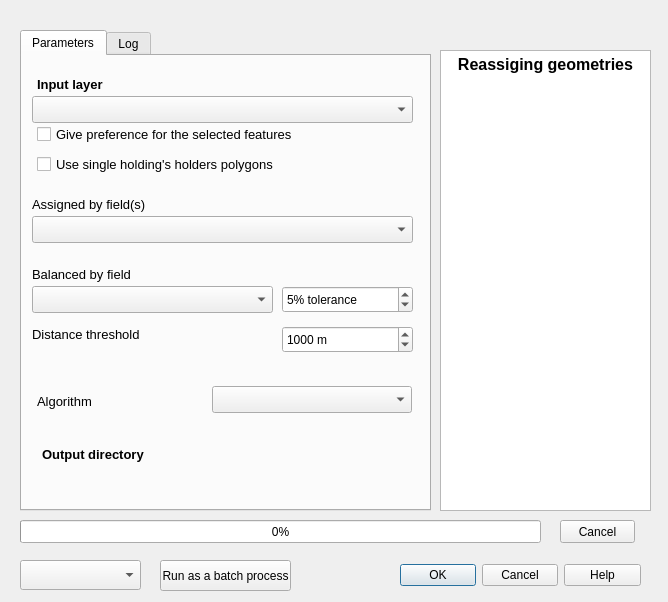
<?xml version="1.0" encoding="UTF-8"?>
<ui version="4.0">
 <class>vgleDialogBase</class>
 <widget class="QDialog" name="vgleDialogBase">
  <property name="geometry">
   <rect>
    <x>0</x>
    <y>0</y>
    <width>668</width>
    <height>602</height>
   </rect>
  </property>
  <property name="minimumSize">
   <size>
    <width>668</width>
    <height>602</height>
   </size>
  </property>
  <property name="windowTitle">
   <string>VGLE</string>
  </property>
  <property name="locale">
   <locale language="English" country="UnitedKingdom"/>
  </property>
  <widget class="QDialogButtonBox" name="button_box">
   <property name="geometry">
    <rect>
     <x>400</x>
     <y>560</y>
     <width>241</width>
     <height>31</height>
    </rect>
   </property>
   <property name="minimumSize">
    <size>
     <width>241</width>
     <height>31</height>
    </size>
   </property>
   <property name="locale">
    <locale language="English" country="UnitedKingdom"/>
   </property>
   <property name="orientation">
    <enum>Qt::Horizontal</enum>
   </property>
   <property name="standardButtons">
    <set>QDialogButtonBox::Cancel|QDialogButtonBox::Help|QDialogButtonBox::Ok</set>
   </property>
  </widget>
  <widget class="QProgressBar" name="progressBar">
   <property name="geometry">
    <rect>
     <x>20</x>
     <y>520</y>
     <width>521</width>
     <height>23</height>
    </rect>
   </property>
   <property name="minimumSize">
    <size>
     <width>521</width>
     <height>23</height>
    </size>
   </property>
   <property name="value">
    <number>0</number>
   </property>
  </widget>
  <widget class="QTextBrowser" name="textBrowser">
   <property name="geometry">
    <rect>
     <x>440</x>
     <y>50</y>
     <width>211</width>
     <height>461</height>
    </rect>
   </property>
   <property name="minimumSize">
    <size>
     <width>211</width>
     <height>461</height>
    </size>
   </property>
   <property name="font">
    <font>
     <weight>50</weight>
     <bold>false</bold>
    </font>
   </property>
   <property name="html">
    <string>&lt;!DOCTYPE HTML PUBLIC &quot;-//W3C//DTD HTML 4.0//EN&quot; &quot;http://www.w3.org/TR/REC-html40/strict.dtd&quot;&gt;
&lt;html&gt;&lt;head&gt;&lt;meta name=&quot;qrichtext&quot; content=&quot;1&quot; /&gt;&lt;style type=&quot;text/css&quot;&gt;
p, li { white-space: pre-wrap; }
&lt;/style&gt;&lt;/head&gt;&lt;body style=&quot; font-family:'MS Shell Dlg 2'; font-size:8.25pt; font-weight:400; font-style:normal;&quot;&gt;
&lt;p align=&quot;center&quot; style=&quot; margin-top:0px; margin-bottom:0px; margin-left:0px; margin-right:0px; -qt-block-indent:0; text-indent:0px;&quot;&gt;&lt;span style=&quot; font-size:12pt; font-weight:600;&quot;&gt;Reassiging geometries&lt;/span&gt;&lt;/p&gt;&lt;/body&gt;&lt;/html&gt;</string>
   </property>
  </widget>
  <widget class="QTabWidget" name="tabWidget">
   <property name="geometry">
    <rect>
     <x>20</x>
     <y>30</y>
     <width>411</width>
     <height>481</height>
    </rect>
   </property>
   <property name="minimumSize">
    <size>
     <width>411</width>
     <height>481</height>
    </size>
   </property>
   <property name="currentIndex">
    <number>0</number>
   </property>
   <widget class="QWidget" name="tab1">
    <property name="minimumSize">
     <size>
      <width>405</width>
      <height>455</height>
     </size>
    </property>
    <property name="acceptDrops">
     <bool>false</bool>
    </property>
    <attribute name="title">
     <string>Parameters</string>
    </attribute>
    <widget class="QgsFieldComboBox" name="mFieldComboBox_2">
     <property name="geometry">
      <rect>
       <x>10</x>
       <y>230</y>
       <width>241</width>
       <height>27</height>
      </rect>
     </property>
     <property name="minimumSize">
      <size>
       <width>241</width>
       <height>27</height>
      </size>
     </property>
     <property name="currentText">
      <string/>
     </property>
     <property name="filters">
      <set>QgsFieldProxyModel::Numeric</set>
     </property>
    </widget>
    <widget class="QLabel" name="label">
     <property name="geometry">
      <rect>
       <x>15</x>
       <y>20</y>
       <width>101</width>
       <height>16</height>
      </rect>
     </property>
     <property name="minimumSize">
      <size>
       <width>101</width>
       <height>16</height>
      </size>
     </property>
     <property name="font">
      <font>
       <pointsize>10</pointsize>
       <weight>75</weight>
       <bold>true</bold>
      </font>
     </property>
     <property name="text">
      <string>Input layer</string>
     </property>
    </widget>
    <widget class="QgsSpinBox" name="mQgsSpinBox">
     <property name="geometry">
      <rect>
       <x>260</x>
       <y>230</y>
       <width>131</width>
       <height>27</height>
      </rect>
     </property>
     <property name="minimumSize">
      <size>
       <width>131</width>
       <height>27</height>
      </size>
     </property>
     <property name="suffix">
      <string>% tolerance</string>
     </property>
     <property name="maximum">
      <number>100</number>
     </property>
     <property name="value">
      <number>5</number>
     </property>
    </widget>
    <widget class="QgsMapLayerComboBox" name="mMapLayerComboBox">
     <property name="geometry">
      <rect>
       <x>10</x>
       <y>40</y>
       <width>381</width>
       <height>27</height>
      </rect>
     </property>
     <property name="minimumSize">
      <size>
       <width>381</width>
       <height>27</height>
      </size>
     </property>
    </widget>
    <widget class="QLabel" name="label_2">
     <property name="geometry">
      <rect>
       <x>20</x>
       <y>390</y>
       <width>121</width>
       <height>16</height>
      </rect>
     </property>
     <property name="minimumSize">
      <size>
       <width>121</width>
       <height>16</height>
      </size>
     </property>
     <property name="font">
      <font>
       <pointsize>10</pointsize>
       <weight>75</weight>
       <bold>true</bold>
      </font>
     </property>
     <property name="text">
      <string>Output directory</string>
     </property>
    </widget>
    <widget class="QLabel" name="label_3">
     <property name="geometry">
      <rect>
       <x>10</x>
       <y>140</y>
       <width>151</width>
       <height>16</height>
      </rect>
     </property>
     <property name="minimumSize">
      <size>
       <width>151</width>
       <height>16</height>
      </size>
     </property>
     <property name="font">
      <font>
       <pointsize>10</pointsize>
       <weight>50</weight>
       <bold>false</bold>
      </font>
     </property>
     <property name="text">
      <string>Assigned by field(s)</string>
     </property>
    </widget>
    <widget class="QCheckBox" name="checkBox">
     <property name="geometry">
      <rect>
       <x>15</x>
       <y>70</y>
       <width>261</width>
       <height>17</height>
      </rect>
     </property>
     <property name="minimumSize">
      <size>
       <width>261</width>
       <height>17</height>
      </size>
     </property>
     <property name="font">
      <font>
       <pointsize>10</pointsize>
      </font>
     </property>
     <property name="text">
      <string>Give preference for the selected features</string>
     </property>
    </widget>
    <widget class="QgsFileWidget" name="mQgsFileWidget">
     <property name="geometry">
      <rect>
       <x>15</x>
       <y>410</y>
       <width>381</width>
       <height>27</height>
      </rect>
     </property>
     <property name="minimumSize">
      <size>
       <width>381</width>
       <height>27</height>
      </size>
     </property>
     <property name="storageMode">
      <enum>QgsFileWidget::GetDirectory</enum>
     </property>
     <property name="options">
      <set>QFileDialog::ShowDirsOnly</set>
     </property>
    </widget>
    <widget class="QLabel" name="label_4">
     <property name="geometry">
      <rect>
       <x>10</x>
       <y>210</y>
       <width>151</width>
       <height>16</height>
      </rect>
     </property>
     <property name="minimumSize">
      <size>
       <width>151</width>
       <height>16</height>
      </size>
     </property>
     <property name="font">
      <font>
       <pointsize>10</pointsize>
       <weight>50</weight>
       <bold>false</bold>
      </font>
     </property>
     <property name="text">
      <string>Balanced by field</string>
     </property>
    </widget>
    <widget class="QgsCheckableComboBox" name="mComboBox_2">
     <property name="geometry">
      <rect>
       <x>10</x>
       <y>160</y>
       <width>381</width>
       <height>27</height>
      </rect>
     </property>
     <property name="minimumSize">
      <size>
       <width>381</width>
       <height>27</height>
      </size>
     </property>
    </widget>
    <widget class="QLabel" name="label_5">
     <property name="geometry">
      <rect>
       <x>10</x>
       <y>270</y>
       <width>151</width>
       <height>16</height>
      </rect>
     </property>
     <property name="minimumSize">
      <size>
       <width>151</width>
       <height>16</height>
      </size>
     </property>
     <property name="font">
      <font>
       <pointsize>10</pointsize>
       <weight>50</weight>
       <bold>false</bold>
      </font>
     </property>
     <property name="text">
      <string>Distance threshold</string>
     </property>
    </widget>
    <widget class="QgsSpinBox" name="mQgsSpinBox_2">
     <property name="geometry">
      <rect>
       <x>260</x>
       <y>270</y>
       <width>131</width>
       <height>27</height>
      </rect>
     </property>
     <property name="minimumSize">
      <size>
       <width>131</width>
       <height>27</height>
      </size>
     </property>
     <property name="suffix">
      <string> m</string>
     </property>
     <property name="minimum">
      <number>100</number>
     </property>
     <property name="maximum">
      <number>100000</number>
     </property>
     <property name="singleStep">
      <number>1000</number>
     </property>
     <property name="value">
      <number>1000</number>
     </property>
    </widget>
    <widget class="QCheckBox" name="checkBox_2">
     <property name="geometry">
      <rect>
       <x>15</x>
       <y>100</y>
       <width>261</width>
       <height>17</height>
      </rect>
     </property>
     <property name="minimumSize">
      <size>
       <width>261</width>
       <height>17</height>
      </size>
     </property>
     <property name="font">
      <font>
       <pointsize>10</pointsize>
      </font>
     </property>
     <property name="text">
      <string>Use single holding's holders polygons</string>
     </property>
    </widget>
    <widget class="QLabel" name="label_6">
     <property name="geometry">
      <rect>
       <x>15</x>
       <y>337</y>
       <width>151</width>
       <height>16</height>
      </rect>
     </property>
     <property name="minimumSize">
      <size>
       <width>151</width>
       <height>16</height>
      </size>
     </property>
     <property name="font">
      <font>
       <pointsize>10</pointsize>
       <weight>50</weight>
       <bold>false</bold>
      </font>
     </property>
     <property name="text">
      <string>Algorithm</string>
     </property>
    </widget>
    <widget class="QgsCheckableComboBox" name="mComboBox_3">
     <property name="geometry">
      <rect>
       <x>190</x>
       <y>330</y>
       <width>200</width>
       <height>27</height>
      </rect>
     </property>
     <property name="minimumSize">
      <size>
       <width>200</width>
       <height>27</height>
      </size>
     </property>
    </widget>
   </widget>
   <widget class="QWidget" name="tab_2">
    <property name="minimumSize">
     <size>
      <width>405</width>
      <height>455</height>
     </size>
    </property>
    <attribute name="title">
     <string>Log</string>
    </attribute>
    <widget class="QTextBrowser" name="textBrowser_2">
     <property name="geometry">
      <rect>
       <x>10</x>
       <y>10</y>
       <width>381</width>
       <height>311</height>
      </rect>
     </property>
     <property name="minimumSize">
      <size>
       <width>381</width>
       <height>311</height>
      </size>
     </property>
     <property name="font">
      <font>
       <weight>50</weight>
       <bold>false</bold>
      </font>
     </property>
     <property name="html">
      <string>&lt;!DOCTYPE HTML PUBLIC &quot;-//W3C//DTD HTML 4.0//EN&quot; &quot;http://www.w3.org/TR/REC-html40/strict.dtd&quot;&gt;
&lt;html&gt;&lt;head&gt;&lt;meta name=&quot;qrichtext&quot; content=&quot;1&quot; /&gt;&lt;style type=&quot;text/css&quot;&gt;
p, li { white-space: pre-wrap; }
&lt;/style&gt;&lt;/head&gt;&lt;body style=&quot; font-family:'MS Shell Dlg 2'; font-size:8.25pt; font-weight:400; font-style:normal;&quot;&gt;
&lt;p align=&quot;center&quot; style=&quot; margin-top:0px; margin-bottom:0px; margin-left:0px; margin-right:0px; -qt-block-indent:0; text-indent:0px;&quot;&gt;&lt;span style=&quot; font-size:12pt; font-weight:600;&quot;&gt;Logging&lt;/span&gt;&lt;/p&gt;&lt;/body&gt;&lt;/html&gt;</string>
     </property>
    </widget>
   </widget>
  </widget>
  <widget class="QPushButton" name="pushButton">
   <property name="geometry">
    <rect>
     <x>560</x>
     <y>520</y>
     <width>75</width>
     <height>23</height>
    </rect>
   </property>
   <property name="minimumSize">
    <size>
     <width>75</width>
     <height>23</height>
    </size>
   </property>
   <property name="text">
    <string>Cancel</string>
   </property>
  </widget>
  <widget class="QPushButton" name="pushButton_2">
   <property name="geometry">
    <rect>
     <x>160</x>
     <y>560</y>
     <width>131</width>
     <height>31</height>
    </rect>
   </property>
   <property name="minimumSize">
    <size>
     <width>131</width>
     <height>31</height>
    </size>
   </property>
   <property name="text">
    <string>Run as a batch process</string>
   </property>
  </widget>
  <widget class="QgsCheckableComboBox" name="mComboBox">
   <property name="geometry">
    <rect>
     <x>20</x>
     <y>560</y>
     <width>121</width>
     <height>30</height>
    </rect>
   </property>
   <property name="minimumSize">
    <size>
     <width>121</width>
     <height>30</height>
    </size>
   </property>
   <property name="currentText">
    <string>Advanced</string>
   </property>
   <property name="defaultText">
    <string>Advanced</string>
   </property>
  </widget>
 </widget>
 <customwidgets>
  <customwidget>
   <class>QgsCheckableComboBox</class>
   <extends>QComboBox</extends>
   <header>qgscheckablecombobox.h</header>
  </customwidget>
  <customwidget>
   <class>QgsFieldComboBox</class>
   <extends>QComboBox</extends>
   <header>qgsfieldcombobox.h</header>
  </customwidget>
  <customwidget>
   <class>QgsFileWidget</class>
   <extends>QWidget</extends>
   <header>qgsfilewidget.h</header>
  </customwidget>
  <customwidget>
   <class>QgsMapLayerComboBox</class>
   <extends>QComboBox</extends>
   <header>qgsmaplayercombobox.h</header>
  </customwidget>
  <customwidget>
   <class>QgsSpinBox</class>
   <extends>QSpinBox</extends>
   <header>qgsspinbox.h</header>
  </customwidget>
 </customwidgets>
 <resources/>
 <connections>
  <connection>
   <sender>button_box</sender>
   <signal>accepted()</signal>
   <receiver>vgleDialogBase</receiver>
   <slot>accept()</slot>
   <hints>
    <hint type="sourcelabel">
     <x>20</x>
     <y>20</y>
    </hint>
    <hint type="destinationlabel">
     <x>20</x>
     <y>20</y>
    </hint>
   </hints>
  </connection>
  <connection>
   <sender>button_box</sender>
   <signal>rejected()</signal>
   <receiver>vgleDialogBase</receiver>
   <slot>reject()</slot>
   <hints>
    <hint type="sourcelabel">
     <x>20</x>
     <y>20</y>
    </hint>
    <hint type="destinationlabel">
     <x>20</x>
     <y>20</y>
    </hint>
   </hints>
  </connection>
 </connections>
</ui>
